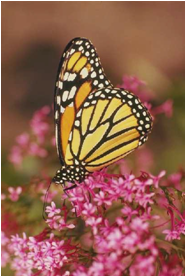
%> input picture trabalho/imagens/Img3.bmp, 186 x 277 px
$ octave --eval "result = segmentacao('imagens/Img3.bmp');"   (GNU Octave 9; MATLAB toolbox functions it lacks are replaced by stand-ins)
%> lines starting %> are read from the running program, lines starting %| are printed output that depends on the picture
% Essa funcao recebe uma imagem HSI (canal I apenas) como entrada, realiza
% a segmentacao em duas imagens usando algoritmo k-means (com k=2) e cria as duas
% imagens segmentadas no diretorio 'imagens_seg'.

function [nome_imagem_seg_1, nome_imagem_seg_2] = segmentacao(imagem_hsi)
%> called with imagem_hsi = 'imagens/Img3.bmp'
    % Nome das imagens que ser鉶 usados para gerar imagens segmentadas
    [~, nome, extensao] = fileparts(imagem_hsi);

    % Le a imagem HSI a ser segmentada
    imagem_hsi = imread(imagem_hsi);
%> imagem_hsi is the input picture: size 277x186x3 uint8; mean R, G, B 145.4, 96, 78.3

    % Cria as imagens vazias segmentadas com respectivos nomes em 'imagens_seg'
    imagem_seg_1 = zeros(size(imagem_hsi));
    imagem_seg_2 = zeros(size(imagem_hsi));
    %imagem_seg_3 = zeros(size(imagem_hsi));

    %  Define quantidade de clusters e aplica algoritmo de segmenta玢o k-means
    num_clusters = 2;
    [index, centroide] = kmeans(double(imagem_hsi(:)), num_clusters, 'distance', 'sqEuclidean', 'Replicates', 3);
%> centroide = [73.26; 172.2]

    % Os index correspondentes ao centroide 1 ser鉶 atribuidos para imagem_seg_1
    % Os index correspondentes ao centroide 2 ser鉶 atribuidos para imagem_seg_2
    for i = 1:max(index)
        imagem_seg_1(index == 1) = centroide(1);
        imagem_seg_2(index == 2) = centroide(2);
        %imagem_seg_3(index == 3) = centroide(3);
    end
%> this loop made 2 passes
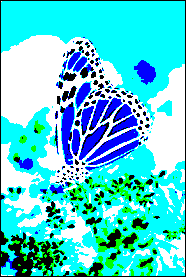
%> imagem_seg_1: size 277x186x3 double; mean R, G, B 23.2, 60.3, 62.4; drawn with min black and max white
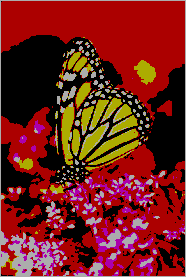
%> imagem_seg_2: size 277x186x3 double; mean R, G, B 117.6, 30.6, 25.5

    %Usa a segmenta玢o como m醩cara, copiando o n韛el de cinza para as
    %casas ocupadas.
    for i=1:size(imagem_hsi,1)
        for j=1:size(imagem_hsi,2)
            if( imagem_seg_1(i,j) ~= 0)
                imagem_seg_1(i,j) = imagem_hsi(i,j);
            else
                imagem_seg_1(i,j) = 255;
            end
            if( imagem_seg_2(i,j) ~= 0)
                imagem_seg_2(i,j) = imagem_hsi(i,j);
            else
                imagem_seg_2(i,j) = 255;
            end
            % [5 lines of commented-out code are left out]
        end
    end
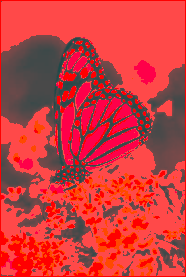
%> imagem_seg_1: size 277x186x3 double; mean R, G, B 202.7, 60.3, 62.4
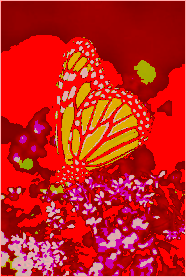
%> imagem_seg_2: size 277x186x3 double; mean R, G, B 197.7, 30.6, 25.5

    %Normaliza para imprimir no imwrite
    imagem_seg_1 = double(imagem_seg_1) - double(min(imagem_seg_1(:)));
    imagem_seg_1 = double(imagem_seg_1)/double(max(imagem_seg_1(:)));

    imagem_seg_2 = double(imagem_seg_2) - double(min(imagem_seg_2(:)));
    imagem_seg_2 = double(imagem_seg_2)/double(max(imagem_seg_2(:)));

    %imagem_seg_3 = double(imagem_seg_3) - double(min(imagem_seg_3(:)));
    %imagem_seg_3 = double(imagem_seg_3)/double(max(imagem_seg_3(:)));

    % Cria as imagens com os nomes respectivos as imagens hsi de origem + '_seg1' e '_seg2'
    nome_imagem_seg_1 = strcat('imagens_seg/', nome, '_seg1', extensao);
    nome_imagem_seg_2 = strcat('imagens_seg/', nome, '_seg2', extensao);
    %nome_imagem_seg_3 = strcat('imagens_seg/', nome, '_seg3', extensao);
    %nome_imagem_teste = strcat('imagens_seg/', nome, '_teste', extensao);

    imwrite(imagem_seg_1, nome_imagem_seg_1);
    imwrite(imagem_seg_2, nome_imagem_seg_2);
    %imwrite(imagem_seg_3, nome_imagem_seg_3);
    %imwrite(imagem_hsi, nome_imagem_teste);
end
